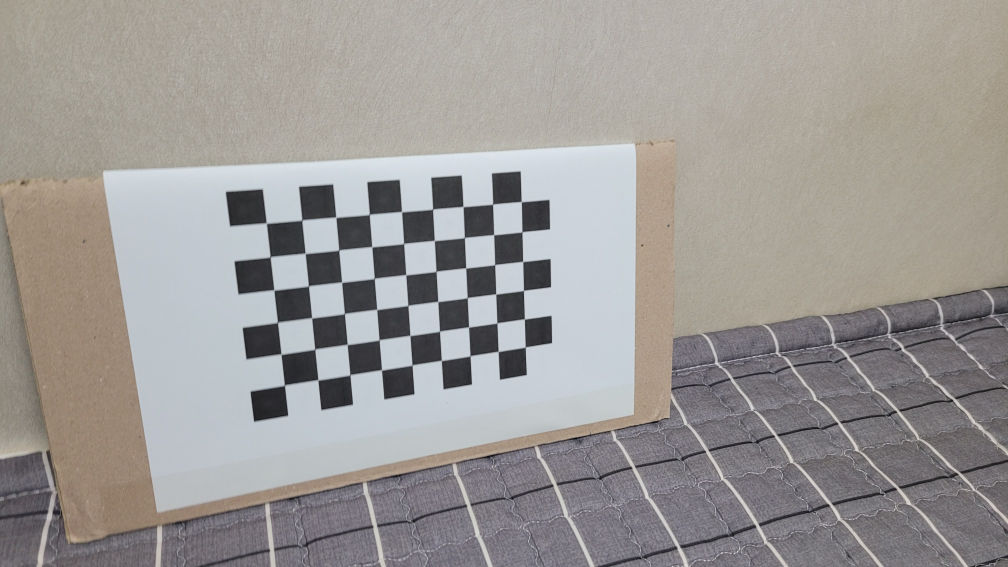
#> input picture computer_vision/Project_3/img/intrinsic/0.jpg, 4032 x 2268 px, found by its file name (shown at 1/4 size); its folder holds 4 pictures in this run
$ python cam_calib.py
#> lines starting #> are read from the running program, lines starting #| are printed output that depends on the picture
import cv2
import numpy as np

# np.set__printoptions(precision=2, suppress=True)

wp = 9
hp = 6
length = 18 # mm
directory = "/home/gulee/Desktop/ComputerVision/Project3/intrinsic/"
imageExtension = '.jpg' # ext
startImageNum = 0
endImageNum = 17

objp = np.zeros((wp*hp, 3), np.float32)
objp[:, :2] = np.mgrid[0:wp, 0:hp].T.reshape(-1,2)
objp[:, :2] *= length # checkboard 길이

objpoints = []
imgpoints = []
findImages = []

for i in range(startImageNum, endImageNum):
    img = cv2.imread(directory + str(i) + imageExtension)
#> img is the input picture: shape (2268, 4032, 3); mean B, G, R 150.1, 152.7, 155.9
    gray = cv2.cvtColor(img, cv2.COLOR_BGR2GRAY)
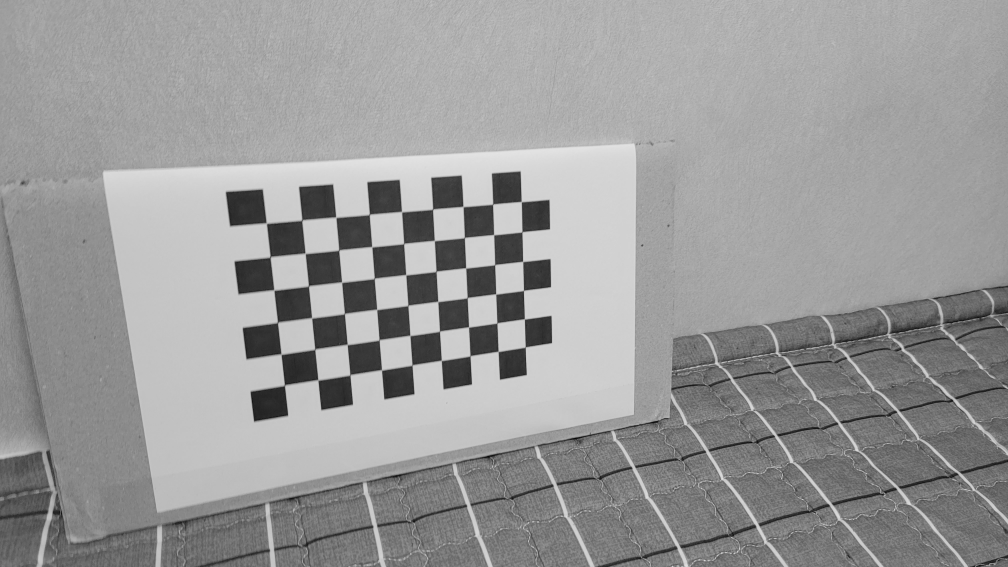
#> gray: shape (2268, 4032) (shown at 1/4 size); min 0, max 247, mean 153.3
    ret, corners = cv2.findChessboardCorners(gray, (wp, hp), None)
#> ret = True; corners = 54 rows, first 8: [1067, 893.5], [1208.5, 881.5], [1343.2, 867.9], [1479, 859.5], [1608, 848], [1732, 838], [1855.1, 829.6], [1972.4, 819.7]
    img_shape = gray.shape[::-1] # 사진 가로, 세로
#> img_shape = (4032, 2268)
#> (the run stopped early here; a loop or call above may not have finished)
